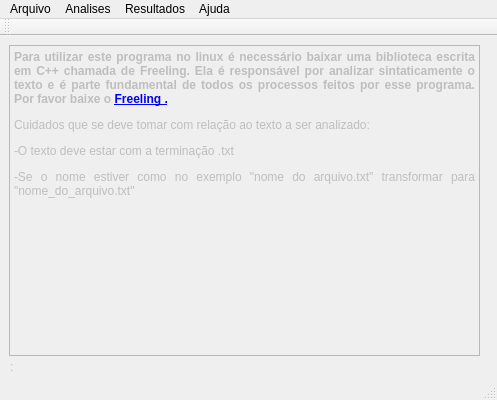
<?xml version="1.0" encoding="UTF-8"?>
<ui version="4.0">
 <class>guiPalabras</class>
 <widget class="QMainWindow" name="guiPalabras">
  <property name="geometry">
   <rect>
    <x>0</x>
    <y>0</y>
    <width>497</width>
    <height>400</height>
   </rect>
  </property>
  <property name="windowTitle">
   <string>Palabras</string>
  </property>
  <widget class="QWidget" name="centralWidget">
   <widget class="QTextEdit" name="textEditResult">
    <property name="enabled">
     <bool>false</bool>
    </property>
    <property name="geometry">
     <rect>
      <x>9</x>
      <y>9</y>
      <width>471</width>
      <height>311</height>
     </rect>
    </property>
    <property name="sizePolicy">
     <sizepolicy hsizetype="Expanding" vsizetype="Expanding">
      <horstretch>0</horstretch>
      <verstretch>5</verstretch>
     </sizepolicy>
    </property>
    <property name="html">
     <string>&lt;!DOCTYPE HTML PUBLIC &quot;-//W3C//DTD HTML 4.0//EN&quot; &quot;http://www.w3.org/TR/REC-html40/strict.dtd&quot;&gt;
&lt;html&gt;&lt;head&gt;&lt;meta name=&quot;qrichtext&quot; content=&quot;1&quot; /&gt;&lt;style type=&quot;text/css&quot;&gt;
p, li { white-space: pre-wrap; }
&lt;/style&gt;&lt;/head&gt;&lt;body style=&quot; font-family:'Sans Serif'; font-size:9pt; font-weight:400; font-style:normal;&quot;&gt;
&lt;p align=&quot;justify&quot; style=&quot; margin-top:12px; margin-bottom:12px; margin-left:0px; margin-right:0px; -qt-block-indent:0; text-indent:0px;&quot;&gt;&lt;span style=&quot; font-weight:600;&quot;&gt;Para utilizar este programa no linux é necessário baixar uma biblioteca escrita em C++ chamada de Freeling. Ela é responsável por analizar sintaticamente o texto e é parte fundamental de todos os processos feitos por esse programa. Por favor baixe o &lt;/span&gt;&lt;a href=&quot;https://github.com/TALP-UPC/FreeLing/releases&quot;&gt;&lt;span style=&quot; font-weight:600; text-decoration: underline; color:#0000ff;&quot;&gt;Freeling .&lt;/span&gt;&lt;/a&gt;&lt;/p&gt;
&lt;p align=&quot;justify&quot; style=&quot; margin-top:12px; margin-bottom:12px; margin-left:0px; margin-right:0px; -qt-block-indent:0; text-indent:0px;&quot;&gt;Cuidados que se deve tomar com relação ao texto a ser analizado:&lt;/p&gt;
&lt;p align=&quot;justify&quot; style=&quot; margin-top:12px; margin-bottom:12px; margin-left:0px; margin-right:0px; -qt-block-indent:0; text-indent:0px;&quot;&gt;-O texto deve estar com a terminação .txt &lt;/p&gt;
&lt;p align=&quot;justify&quot; style=&quot; margin-top:12px; margin-bottom:12px; margin-left:0px; margin-right:0px; -qt-block-indent:0; text-indent:0px;&quot;&gt;-Se o nome estiver como no exemplo &amp;quot;nome do arquivo.txt&amp;quot; transformar para &amp;quot;nome_do_arquivo.txt&amp;quot;&lt;br /&gt;&lt;/p&gt;&lt;/body&gt;&lt;/html&gt;</string>
    </property>
   </widget>
   <widget class="QLabel" name="labelStatus">
    <property name="enabled">
     <bool>false</bool>
    </property>
    <property name="geometry">
     <rect>
      <x>10</x>
      <y>321</y>
      <width>281</width>
      <height>20</height>
     </rect>
    </property>
    <property name="text">
     <string>:</string>
    </property>
   </widget>
   <zorder>labelStatus</zorder>
   <zorder>textEditResult</zorder>
  </widget>
  <widget class="QMenuBar" name="menuBar">
   <property name="geometry">
    <rect>
     <x>0</x>
     <y>0</y>
     <width>497</width>
     <height>22</height>
    </rect>
   </property>
   <widget class="QMenu" name="menuArquivo">
    <property name="title">
     <string>Arquivo</string>
    </property>
    <addaction name="actionAbrir"/>
    <addaction name="actionFechar"/>
    <addaction name="actionSalvar"/>
   </widget>
   <widget class="QMenu" name="menuAnalises">
    <property name="title">
     <string>Analises</string>
    </property>
    <widget class="QMenu" name="menuRedes">
     <property name="title">
      <string>Redes</string>
     </property>
     <addaction name="actionPalavras_2"/>
     <addaction name="actionSentencas_2"/>
     <addaction name="actionFrases"/>
     <addaction name="actionOp_es_de_rede"/>
    </widget>
    <widget class="QMenu" name="menuCrescimento">
     <property name="title">
      <string>Crescimento</string>
     </property>
     <addaction name="actionTags"/>
     <addaction name="actionCrescPalabras"/>
     <addaction name="actionCresSentencas"/>
     <addaction name="actionDeclara_es_utterances"/>
    </widget>
    <widget class="QMenu" name="menuRegras_de_substitui_ao">
     <property name="title">
      <string>Regras de substituiçao</string>
     </property>
     <addaction name="actionSubs_Simples"/>
    </widget>
    <addaction name="actionMinusculas"/>
    <addaction name="actionPre_tratamento"/>
    <addaction name="actionPalavras"/>
    <addaction name="actionSentencas"/>
    <addaction name="menuRedes"/>
    <addaction name="separator"/>
    <addaction name="actionFuncionais"/>
    <addaction name="actionZipfPromedio"/>
    <addaction name="actionTamSentencas"/>
    <addaction name="menuCrescimento"/>
    <addaction name="menuRegras_de_substitui_ao"/>
    <addaction name="separator"/>
   </widget>
   <widget class="QMenu" name="menuResultados">
    <property name="enabled">
     <bool>true</bool>
    </property>
    <property name="title">
     <string>Resultados</string>
    </property>
    <addaction name="actionVisualizacao"/>
    <addaction name="actionCalculos"/>
   </widget>
   <widget class="QMenu" name="menuAjuda">
    <property name="title">
     <string>Ajuda</string>
    </property>
   </widget>
   <addaction name="menuArquivo"/>
   <addaction name="menuAnalises"/>
   <addaction name="menuResultados"/>
   <addaction name="menuAjuda"/>
  </widget>
  <widget class="QToolBar" name="mainToolBar">
   <attribute name="toolBarArea">
    <enum>TopToolBarArea</enum>
   </attribute>
   <attribute name="toolBarBreak">
    <bool>false</bool>
   </attribute>
  </widget>
  <widget class="QStatusBar" name="statusBar"/>
  <action name="actionAbrir">
   <property name="text">
    <string>Abrir o(s) Aquivo(s)</string>
   </property>
  </action>
  <action name="actionFechar">
   <property name="text">
    <string>Fechar</string>
   </property>
  </action>
  <action name="actionSalvar">
   <property name="text">
    <string>Sair do Programa</string>
   </property>
   <property name="visible">
    <bool>true</bool>
   </property>
   <property name="iconVisibleInMenu">
    <bool>false</bool>
   </property>
  </action>
  <action name="actionTotais">
   <property name="text">
    <string>Totais</string>
   </property>
  </action>
  <action name="actionDiferentes">
   <property name="text">
    <string>Diferentes</string>
   </property>
  </action>
  <action name="actionSentencas">
   <property name="text">
    <string>Sentencas</string>
   </property>
   <property name="visible">
    <bool>false</bool>
   </property>
   <property name="iconVisibleInMenu">
    <bool>false</bool>
   </property>
  </action>
  <action name="actionPre_tratamento">
   <property name="text">
    <string>Pre-tratamento</string>
   </property>
  </action>
  <action name="actionPalavras">
   <property name="enabled">
    <bool>false</bool>
   </property>
   <property name="text">
    <string>Palavras</string>
   </property>
   <property name="visible">
    <bool>false</bool>
   </property>
  </action>
  <action name="actionPalavras_2">
   <property name="text">
    <string>Palavras</string>
   </property>
  </action>
  <action name="actionSentencas_2">
   <property name="text">
    <string>Sentencas</string>
   </property>
  </action>
  <action name="actionCalculos">
   <property name="text">
    <string>Calculos</string>
   </property>
  </action>
  <action name="actionVisualizacao">
   <property name="text">
    <string>Visualizacao</string>
   </property>
   <property name="visible">
    <bool>true</bool>
   </property>
  </action>
  <action name="actionMinusculas">
   <property name="enabled">
    <bool>false</bool>
   </property>
   <property name="text">
    <string>Minusculas</string>
   </property>
   <property name="visible">
    <bool>false</bool>
   </property>
   <property name="iconVisibleInMenu">
    <bool>false</bool>
   </property>
  </action>
  <action name="actionFuncionais">
   <property name="text">
    <string>Funcionais</string>
   </property>
  </action>
  <action name="actionZipfPromedio">
   <property name="text">
    <string>ZipfPromedio</string>
   </property>
  </action>
  <action name="actionTamSentencas">
   <property name="text">
    <string>tamSentencas</string>
   </property>
  </action>
  <action name="actionTags">
   <property name="text">
    <string>Tags</string>
   </property>
  </action>
  <action name="actionCrescPalabras">
   <property name="text">
    <string>Palabras</string>
   </property>
  </action>
  <action name="actionCresSentencas">
   <property name="text">
    <string>Sentenças</string>
   </property>
  </action>
  <action name="actionDeclara_es_utterances">
   <property name="text">
    <string>Declarações (utterances)</string>
   </property>
  </action>
  <action name="actionSubs_Simples">
   <property name="text">
    <string>Subs Simples</string>
   </property>
  </action>
  <action name="actionOp_es_de_rede">
   <property name="text">
    <string>Opções de rede</string>
   </property>
  </action>
  <action name="actionFrases">
   <property name="text">
    <string>Frases</string>
   </property>
  </action>
  <action name="actionteste">
   <property name="text">
    <string>teste</string>
   </property>
  </action>
 </widget>
 <layoutdefault spacing="6" margin="11"/>
 <resources/>
 <connections>
  <connection>
   <sender>actionSalvar</sender>
   <signal>triggered()</signal>
   <receiver>actionFechar</receiver>
   <slot>trigger()</slot>
   <hints>
    <hint type="sourcelabel">
     <x>-1</x>
     <y>-1</y>
    </hint>
    <hint type="destinationlabel">
     <x>-1</x>
     <y>-1</y>
    </hint>
   </hints>
  </connection>
 </connections>
</ui>
